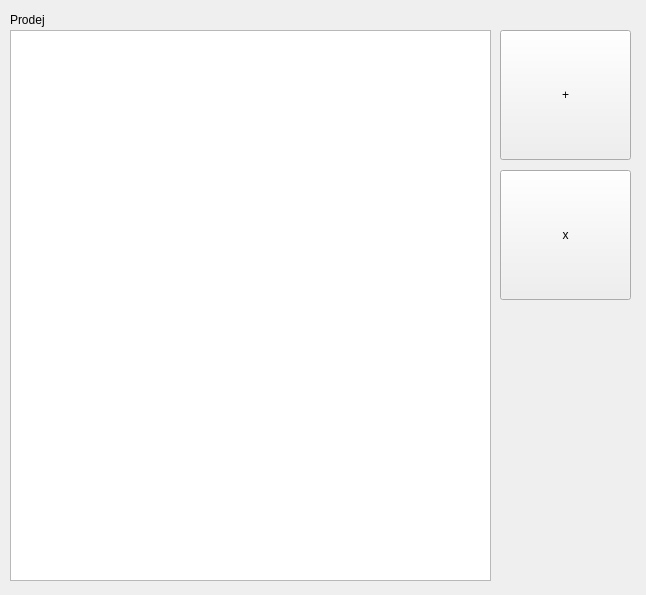
<?xml version="1.0" encoding="UTF-8"?>
<ui version="4.0">
 <class>Form</class>
 <widget class="QWidget" name="Form">
  <property name="geometry">
   <rect>
    <x>0</x>
    <y>0</y>
    <width>646</width>
    <height>595</height>
   </rect>
  </property>
  <property name="windowTitle">
   <string>Form</string>
  </property>
  <widget class="QListView" name="bills_list">
   <property name="geometry">
    <rect>
     <x>10</x>
     <y>30</y>
     <width>481</width>
     <height>551</height>
    </rect>
   </property>
  </widget>
  <widget class="QLabel" name="bills_label">
   <property name="geometry">
    <rect>
     <x>10</x>
     <y>10</y>
     <width>64</width>
     <height>19</height>
    </rect>
   </property>
   <property name="text">
    <string>Prodej</string>
   </property>
  </widget>
  <widget class="QPushButton" name="bill_add_button">
   <property name="geometry">
    <rect>
     <x>500</x>
     <y>30</y>
     <width>131</width>
     <height>130</height>
    </rect>
   </property>
   <property name="text">
    <string>+</string>
   </property>
  </widget>
  <widget class="QPushButton" name="bill_delete_button">
   <property name="geometry">
    <rect>
     <x>500</x>
     <y>170</y>
     <width>131</width>
     <height>130</height>
    </rect>
   </property>
   <property name="text">
    <string>x</string>
   </property>
  </widget>
 </widget>
 <resources/>
 <connections/>
</ui>
